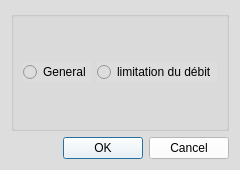
<?xml version="1.0" encoding="UTF-8"?>
<ui version="4.0">
 <class>maintenance</class>
 <widget class="QDialog" name="maintenance">
  <property name="geometry">
   <rect>
    <x>0</x>
    <y>0</y>
    <width>228</width>
    <height>170</height>
   </rect>
  </property>
  <property name="windowTitle">
   <string>Maintenance</string>
  </property>
  <property name="windowIcon">
   <iconset resource="resource.qrc">
    <normaloff>:/new/Resource/Login.png</normaloff>:/new/Resource/Login.png</iconset>
  </property>
  <property name="styleSheet">
   <string notr="true">background-color: #ddd;</string>
  </property>
  <layout class="QVBoxLayout" name="verticalLayout">
   <item>
    <widget class="QGroupBox" name="groupBox">
     <property name="styleSheet">
      <string notr="true">background-color:#ddd;</string>
     </property>
     <property name="title">
      <string/>
     </property>
     <layout class="QHBoxLayout" name="horizontalLayout">
      <item>
       <widget class="QRadioButton" name="maintenance_general">
        <property name="text">
         <string>General</string>
        </property>
       </widget>
      </item>
      <item>
       <widget class="QRadioButton" name="maintenance_rate">
        <property name="text">
         <string>limitation du débit</string>
        </property>
       </widget>
      </item>
     </layout>
    </widget>
   </item>
   <item>
    <widget class="QDialogButtonBox" name="buttonBox">
     <property name="styleSheet">
      <string notr="true">background-color: rgb(255, 255, 255);</string>
     </property>
     <property name="orientation">
      <enum>Qt::Horizontal</enum>
     </property>
     <property name="standardButtons">
      <set>QDialogButtonBox::Cancel|QDialogButtonBox::Ok</set>
     </property>
    </widget>
   </item>
  </layout>
 </widget>
 <resources>
  <include location="resource.qrc"/>
 </resources>
 <connections>
  <connection>
   <sender>buttonBox</sender>
   <signal>accepted()</signal>
   <receiver>maintenance</receiver>
   <slot>accept()</slot>
   <hints>
    <hint type="sourcelabel">
     <x>248</x>
     <y>254</y>
    </hint>
    <hint type="destinationlabel">
     <x>157</x>
     <y>274</y>
    </hint>
   </hints>
  </connection>
  <connection>
   <sender>buttonBox</sender>
   <signal>rejected()</signal>
   <receiver>maintenance</receiver>
   <slot>reject()</slot>
   <hints>
    <hint type="sourcelabel">
     <x>316</x>
     <y>260</y>
    </hint>
    <hint type="destinationlabel">
     <x>286</x>
     <y>274</y>
    </hint>
   </hints>
  </connection>
 </connections>
</ui>
